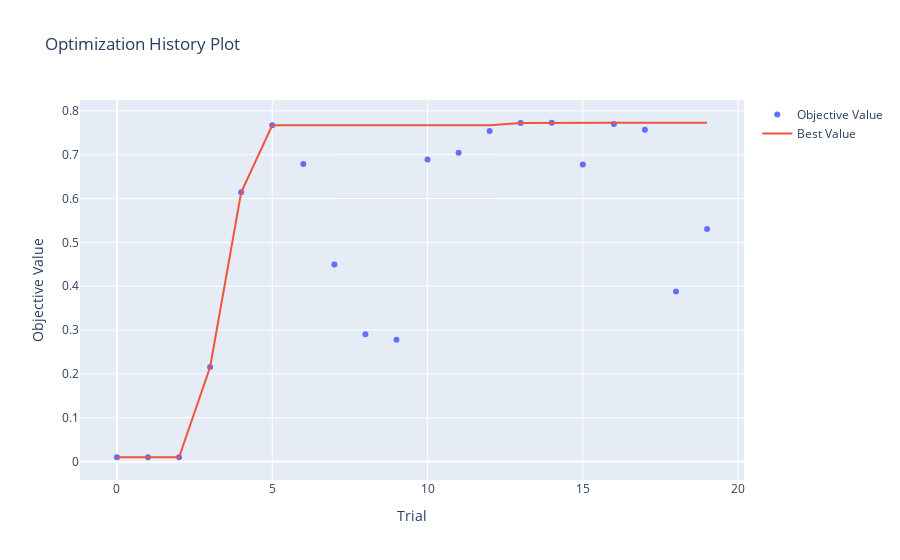

Notebook source saved alongside this figure:
### Code cell
fig = optuna.visualization.plot_optimization_history(study)
fig.show()

### Figure 1 — Plotly figure (JSON) as saved in the notebook; plotly's stock layout.template omitted (floating-point values rounded to 4 significant figures)
{"data": [{"mode": "markers", "name": "Objective Value", "type": "scatter", "x": [0, 1, 2, 3, 4, 5, 6, 7, 8, 9, 10, 11, 12, 13, 14, 15, 16, 17, 18, 19], "y": [0.0101, 0.01002, 0.01, 0.2159, 0.6144, 0.767, 0.6787, 0.4494, 0.2903, 0.2778, 0.6892, 0.7045, 0.7543, 0.7722, 0.7728, 0.6778, 0.7702, 0.7566, 0.3879, 0.5303]}, {"mode": "lines", "name": "Best Value", "type": "scatter", "x": [0, 1, 2, 3, 4, 5, 6, 7, 8, 9, 10, 11, 12, 13, 14, 15, 16, 17, 18, 19], "y": [0.0101, 0.0101, 0.0101, 0.2159, 0.6144, 0.767, 0.767, 0.767, 0.767, 0.767, 0.767, 0.767, 0.767, 0.7722, 0.7728, 0.7728, 0.7728, 0.7728, 0.7728, 0.7728]}, {"marker": {"color": "#cccccc"}, "mode": "markers", "name": "Infeasible Trial", "showlegend": false, "type": "scatter", "x": [], "y": []}], "layout": {"autosize": true, "title": {"text": "Optimization History Plot"}, "xaxis": {"autorange": true, "range": [-1.16, 20.16], "title": {"text": "Trial"}, "type": "linear"}, "yaxis": {"autorange": true, "range": [-0.05295, 0.8358], "title": {"text": "Objective Value"}, "type": "linear"}}}
